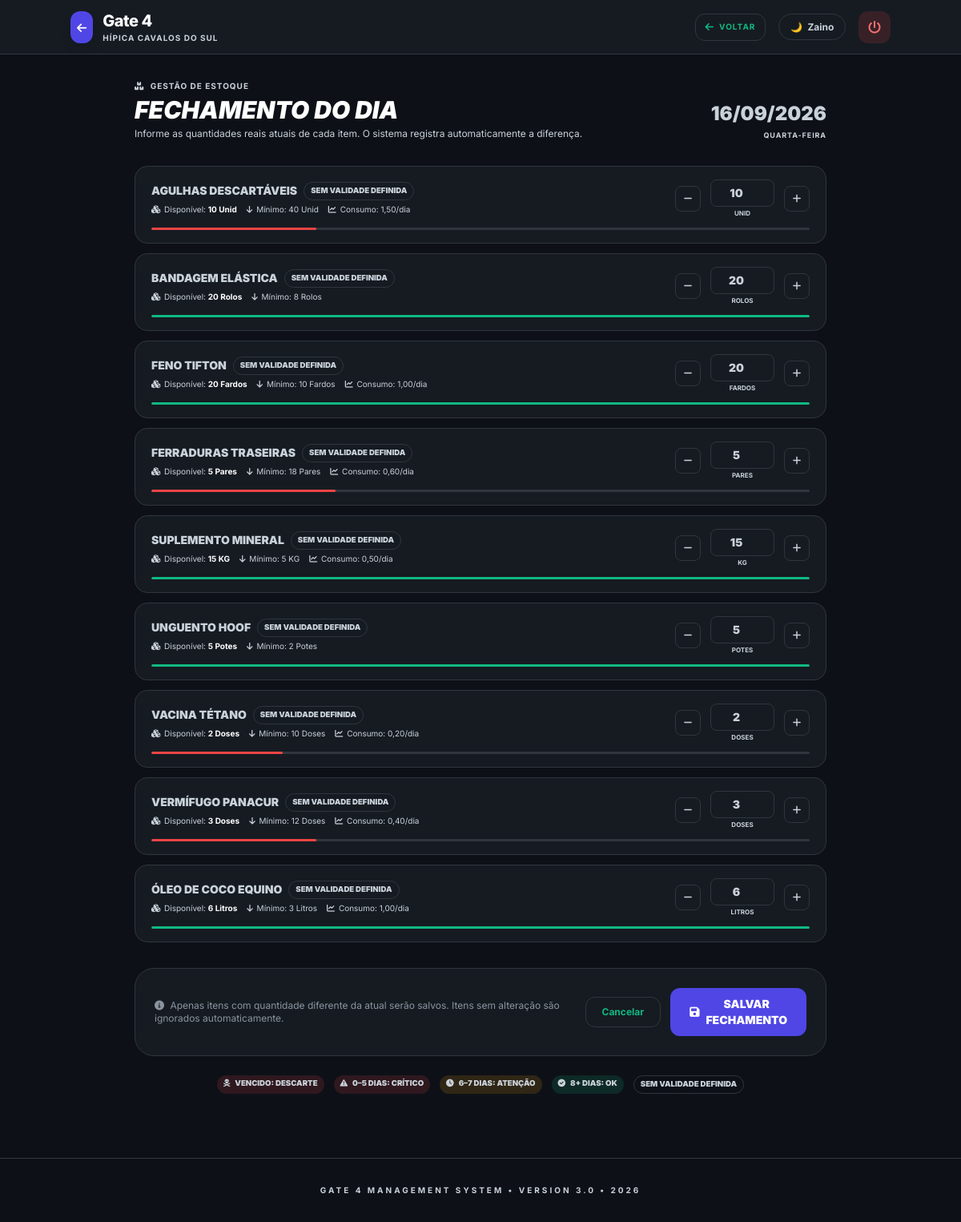
The app's page /estoque/fechamento/ (signed in) with its own data.
### gateagora/models.py (models this page shows, shortened)
class Empresa(models.Model):
    nome = models.CharField(max_length=100)
    logo = models.ImageField(upload_to='logos/', null=True, blank=True)
    cnpj = models.CharField(max_length=18, blank=True, null=True, help_text="CNPJ da Unidade")
    cidade = models.CharField(max_length=100, default="Cidade Exemplo")
    slug = models.SlugField(
        unique=True,
        help_text="Identificador único na URL (ex: haras-santa-fe)"
    )
    class Meta:
        indexes = [models.Index(fields=["slug"])]
        verbose_name = "Empresa 🏢"
        verbose_name_plural = "Empresas 🏢"

class ItemEstoque(models.Model):
    empresa = models.ForeignKey(Empresa, on_delete=models.CASCADE)
    nome = models.CharField(max_length=100)
    fornecedor_padrao = models.ForeignKey(
        'Fornecedor',
        on_delete=models.SET_NULL,
        null=True,
        blank=True,
        verbose_name="Fornecedor Padrão"
    )
    alerta_minimo = models.IntegerField(default=5)
    unidade = models.CharField(
        max_length=20,
        default="Unidade",
        help_text="Ex: KG, Sacos, Fardos"
    )
    fornecedor_contato = models.CharField(max_length=20, blank=True, verbose_name="Telefone do Fornecedor")
    lote_economico = models.IntegerField(
        default=0,
        blank=True,
        help_text="Quantidade padrão a pedir ao fornecedor"
    )
    consumo_diario = models.DecimalField(
        max_digits=6,
        decimal_places=2,
        default=0,
        help_text="Consumo médio diário (para calcular dias restantes)"
    )
    quantidade_atual = models.IntegerField(default=0)
    class Meta:
        indexes = [
            models.Index(fields=["empresa", "nome"]),
            models.Index(fields=["empresa", "quantidade_atual"]),
        ]
        verbose_name = "Item de Estoque 📦"
        verbose_name_plural = "Item estoques 📦"
    @property
    def quantidade_valida(self):
        hoje = timezone.localdate()
        lotes_ativos = self.lotes.filter(ativo=True)
        if not lotes_ativos.exists():
            return Decimal(str(self.quantidade_atual))
        resultado = lotes_ativos.filter(
            Q(data_validade__isnull=True) | Q(data_validade__gte=hoje)
        ).aggregate(total=Sum('quantidade'))['total']
        return Decimal(str(resultado or 0))

### gateagora/views.py (the view)
# urls.py: path('estoque/fechamento/',        views.fechamento_dia,     name='fechamento_dia'),
@login_required
def fechamento_dia(request):
    empresa = getattr(request, "empresa", request.user.perfil.empresa)
    hoje = timezone.localdate()
    itens_qs = (
        ItemEstoque.objects
        .filter(empresa=empresa)
        .prefetch_related('lotes')
    )
    itens_com_ajuste_hoje = set(
        MovimentacaoEstoque.objects
        .filter(empresa=empresa, data=hoje, tipo="ajuste")
        .values_list("item_id", flat=True)
    )
    for item in itens_qs:
        lotes_ativos = item.lotes.filter(ativo=True)
        lote = (
            lotes_ativos
            .exclude(data_validade__isnull=True)
            .order_by("data_validade")
            .first()
        )
        item.lote_numero  = lote.numero_lote if lote else None
        item.data_validade = lote.data_validade if lote else None
        item.esta_vencido = lotes_ativos.filter(
            data_validade__lt=hoje
        ).exists()
        datas_futuras = lotes_ativos.filter(
            data_validade__gte=hoje
        ).values_list("data_validade", flat=True)
        if datas_futuras:
            item.dias_para_vencer_calc = (min(datas_futuras) - hoje).days
        else:
            item.dias_para_vencer_calc = None
        item.quantidade_valida_calc = (
            lotes_ativos
            .filter(data_validade__gte=hoje)
            .aggregate(total=Sum("quantidade"))["total"] or 0
        )
        item.quantidade_atual_calc = (
            lotes_ativos
            .aggregate(total=Sum("quantidade"))["total"] or 0
        )
        item.ajuste_feito_hoje = item.id in itens_com_ajuste_hoje
    def _sort_key(item):
        if item.esta_vencido:
            return (0, 0, item.nome)
        if item.dias_para_vencer_calc is not None:
            return (1, item.dias_para_vencer_calc, item.nome)
        return (2, 9999, item.nome)
    itens = sorted(itens_qs, key=_sort_key)
    context = {
        "brand_name": BRAND_NAME,
        "empresa": empresa,
        "hoje": hoje,
        "itens": itens,
    }
    return render(request, "gateagora/fechamento_estoque.html", context)

### gateagora/views.py (called while the page is built)
def theme_context_processor(request):
    return {"current_theme": request.COOKIES.get("gate-theme", "zaino")}

### gateagora/templates/gateagora/fechamento_estoque.html (shortened to what this page needs)
{% load static %}
<!DOCTYPE html>
<html lang="pt-br">
<head>
  <script src="https://cdn.tailwindcss.com"></script>
  <link rel="stylesheet" href="https://cdnjs.cloudflare.com/ajax/libs/font-awesome/6.0.0/css/all.min.css"/>
  <link rel="stylesheet" href="{% static 'css/themes.css' %}">
</head>
<body>
<nav class="glass sticky top-0 z-50 px-6 py-3">
  <div class="container mx-auto flex justify-between items-center">
    <a href="{% url 'dashboard' %}" class="flex items-center gap-3 group">
      <div class="bg-indigo-600 p-2 rounded-xl shadow-lg group-hover:bg-indigo-700 transition">
        <i class="fa-solid fa-arrow-left text-white text-sm"></i>
      </div>
      <div>
        <h1 class="text-xl font-extrabold tracking-tight" style="color:var(--text-strong)">{{ brand_name|default:"Gate 4" }}</h1>
        <p class="text-[10px] font-bold uppercase tracking-widest" style="color:var(--text-muted)">{{ empresa.nome }}</p>
      </div>
    </a>
    <div class="flex items-center gap-4">
      <a href="{% url 'dashboard' %}"
         class="text-[10px] font-bold uppercase tracking-widest flex items-center gap-1.5 px-3 py-2 rounded-xl transition"
         style="background-color:var(--card-bg-alt);color:var(--text-muted);border:1px solid var(--border);">
        <i class="fa-solid fa-arrow-left text-xs"></i> Voltar
      </a>
      <button onclick="toggleHorseTheme()"
              style="background-color:var(--card-bg);border:1px solid var(--border);color:var(--text-main);padding:0.4rem 0.85rem;border-radius:9999px;display:flex;align-items:center;gap:0.4rem;font-size:0.75rem;font-weight:700;cursor:pointer;">
        <span id="theme-icon">🌙</span>
        <span id="theme-name">Zaino</span>
      </button>
      <form action="{% url 'logout' %}" method="post">
        <button type="submit" class="h-10 w-10 rounded-xl flex items-center justify-center transition group"
                style="background-color:rgba(239,68,68,0.15);color:#f87171;">
          <i class="fa-solid fa-power-off group-hover:rotate-90 transition duration-300"></i>
        </button>
      </form>
    </div>
  </div>
</nav>
<div class="container mx-auto px-4 py-8 max-w-4xl">
  <div class="mb-8 flex flex-col md:flex-row md:items-end md:justify-between gap-4">
    <div>
      <p class="text-[10px] font-bold uppercase tracking-widest mb-1" style="color:var(--indigo-text)">
        <i class="fa-solid fa-boxes-stacked mr-1"></i> Gestão de Estoque
      </p>
      <h2 class="text-3xl font-black uppercase italic" style="color:var(--text-strong)">Fechamento do Dia</h2>
      <p class="text-xs mt-1" style="color:var(--text-muted)">
        Informe as quantidades reais atuais de cada item. O sistema registra automaticamente a diferença.
      </p>
    </div>
    <div class="flex flex-col items-end gap-1">
      <span class="text-2xl font-black" style="color:var(--text-strong)">{{ hoje|date:"d/m/Y" }}</span>
      <span class="text-[9px] font-bold uppercase tracking-widest" style="color:var(--text-muted)">{{ hoje|date:"l" }}</span>
    </div>
  </div>
  <form action="{% url 'salvar_fechamento' %}" method="post">
    <div class="space-y-3 mb-8">
      {% for item in itens %}
      <div class="item-fechamento {% if item.ajuste_feito_hoje %}ajustado{% endif %}{% if item.esta_vencido %} vencido{% endif %}"
           id="item-row-{{ item.id }}">
        <div class="flex flex-col md:flex-row md:items-center gap-4">
          <div class="flex-1 min-w-0">
            <div class="flex items-center gap-2 flex-wrap">
              <span class="text-sm font-black uppercase" style="color:var(--text-strong)">{{ item.nome }}</span>
              {% if item.esta_vencido %}
                <span class="badge-dias badge-dias-critico">
                  <i class="fa-solid fa-skull-crossbones mr-0.5"></i> VENCIDO — DESCARTE
                </span>
              {% else %}
                <span class="badge-dias badge-dias-none">sem validade definida</span>
              {% endif %}
            </div>
            <div class="flex items-center gap-3 mt-1 text-[10px]" style="color:var(--text-muted)">
              <span>
                <i class="fa-solid fa-cubes mr-0.5"></i>
                Disponível:
                <strong style="color:{% if item.esta_vencido %}#ef4444{% else %}var(--text-main){% endif %}">
                  {{ item.quantidade_atual }} {{ item.unidade }}
                </strong>
              </span>
              <span>
                <i class="fa-solid fa-arrow-down mr-0.5"></i>
                Mínimo: {{ item.alerta_minimo }} {{ item.unidade }}
              </span>
              {% if item.consumo_diario %}
              <span>
                <i class="fa-solid fa-chart-line mr-0.5"></i>
                Consumo: {{ item.consumo_diario }}/dia
              </span>
              {% endif %}
            </div>
          </div>
          <div class="flex items-center gap-3 flex-shrink-0">
            <button type="button" class="btn-ajuste menos"
                    onclick="ajustarQtd({{ item.id }}, -1)" title="Reduzir 1">
              <i class="fa-solid fa-minus text-xs"></i>
            </button>
            <div class="flex flex-col items-center gap-0.5">
              <input type="number"
                     id="qtd-{{ item.id }}"
                     name="qtd_{{ item.id }}"
                     value="{{ item.quantidade_atual }}"
                     min="0"
                     class="w-20 py-1.5 text-sm font-black"
                     oninput="marcarAlterado({{ item.id }}, {{ item.quantidade_atual }})"
                     title="Quantidade atual de {{ item.nome }}">
              <span class="text-[8px] font-bold uppercase" style="color:var(--text-muted)">{{ item.unidade }}</span>
            </div>
            <button type="button" class="btn-ajuste mais"
                    onclick="ajustarQtd({{ item.id }}, 1)" title="Aumentar 1">
              <i class="fa-solid fa-plus text-xs"></i>
            </button>
          </div>
        </div>
        <div class="mt-3" id="progress-container-{{ item.id }}">
          {% if item.alerta_minimo > 0 %}
          <div class="w-full rounded-full overflow-hidden" style="height:3px;background-color:var(--border);">
            <div id="progress-bar-{{ item.id }}"
                 class="h-full rounded-full transition-all duration-300"
                 style="width: {% widthratio item.quantidade_valida item.alerta_minimo 100 %}%;
                        max-width:100%;
                        background-color:
                          {% if item.esta_vencido %}#ef4444
                          {% elif item.quantidade_valida <= item.alerta_minimo %}#ef4444
                          {% elif item.dias_para_vencer_calc is not None and item.dias_para_vencer_calc <= 7 %}#f59e0b
                          {% else %}#10b981{% endif %};">
            </div>
          </div>
          {% endif %}
        </div>
      </div>
      {% endfor %}
    </div>
    {% if itens %}
    <div class="card-static p-6 flex flex-col md:flex-row items-center justify-between gap-4">
      <div class="text-xs" style="color:var(--text-muted)">
        <i class="fa-solid fa-circle-info mr-1"></i>
        Apenas itens com quantidade diferente da atual serão salvos.
        Itens sem alteração são ignorados automaticamente.
      </div>
      <div class="flex items-center gap-3">
        <a href="{% url 'dashboard' %}"
           class="text-xs font-bold px-5 py-2.5 rounded-xl transition"
           style="background-color:var(--card-bg-alt);color:var(--text-muted);border:1px solid var(--border);">
          Cancelar
        </a>
        <button type="submit"
                class="flex items-center gap-2 text-sm font-black uppercase px-6 py-2.5 rounded-xl transition"
                style="background-color:#4f46e5;color:#fff;"
                onmouseover="this.style.backgroundColor='#4338ca';"
                onmouseout="this.style.backgroundColor='#4f46e5';">
          <i class="fa-solid fa-floppy-disk"></i> Salvar Fechamento
        </button>
      </div>
    </div>
    {% endif %}
  </form>
  <div class="mt-6 flex flex-wrap gap-3 justify-center">
    <span class="badge-dias badge-dias-critico"><i class="fa-solid fa-skull-crossbones mr-1"></i> Vencido: descarte</span>
    <span class="badge-dias badge-dias-critico"><i class="fa-solid fa-triangle-exclamation mr-1"></i> 0–5 dias: crítico</span>
    <span class="badge-dias badge-dias-atencao"><i class="fa-solid fa-clock mr-1"></i> 6–7 dias: atenção</span>
    <span class="badge-dias badge-dias-ok"><i class="fa-solid fa-circle-check mr-1"></i> 8+ dias: ok</span>
    <span class="badge-dias badge-dias-none">sem validade definida</span>
  </div>
</div>
<footer class="mt-12 py-8 text-center">
  <p class="text-[10px] font-bold uppercase tracking-[0.3em]" style="color:var(--text-muted)">Gate 4 Management System &bull; Version 3.0 &bull; 2026</p>
</footer>
</body>
</html>

### static/css/themes.css (style rules this page uses)
:root { --bg-main: #0d1117; --card-bg: #161b22; --card-alt: #1c2128; --text-main: #c9d1d9; --text-muted: #8b949e; --text-strong:#ffffff; --primary: #10b981; --border: #30363d; --alert-bg: rgba(255,255,255,0.03); --emerald-text: #10b981; --indigo-text: #818cf8; --amber-text: #fbbf24; --red-text: #f87171; --emerald-soft: rgba(16,185,129,0.10); --amber-soft: rgba(245,158,11,0.10); --red-soft: rgba(239,68,68,0.10); --indigo-soft: rgba(99,102,241,0.12); --white-soft: rgba(255,255,255,0.05); }
body { background-color: var(--bg-main) !important; color: var(--text-main) !important; transition: background-color 0.4s ease, color 0.4s ease; }
.card, .card-static, .glass, .bg-white, .bg-slate-900, .bg-neutral-900 { background-color: var(--card-bg) !important; border-color: var(--border) !important; color: var(--text-main) !important; }
h1, h2, h3, strong, .text-strong { color: var(--text-strong) !important; }
p, span, td, th, .text-muted { color: var(--text-main) !important; }
a, .text-primary { color: var(--primary) !important; }
nav.glass { background-color: var(--card-bg) !important; border-bottom: 1px solid var(--border) !important; }
footer { border-color: var(--border) !important; }
* { transition: background-color 0.3s ease, border-color 0.3s ease, color 0.3s ease; }

### gateagora/templates/gateagora/fechamento_estoque.html (style rules this page uses)
body { font-family: 'Inter', sans-serif; background-color: var(--bg-main); color: var(--text-main); transition: background-color 0.3s ease, color 0.3s ease; }
.card-static { background-color: var(--card-bg); border: 1px solid var(--border); border-radius: 1.5rem; }
.glass { background-color: var(--card-bg); border-bottom: 1px solid var(--border); backdrop-filter: blur(10px); }
.item-fechamento { background-color: var(--card-bg); border: 1px solid var(--border); border-radius: 1rem; padding: 1rem 1.25rem; transition: border-color 0.2s; }
input[type="number"] { border: 1.5px solid var(--border) !important; background-color: var(--card-bg) !important; color: var(--text-main) !important; border-radius: 0.5rem; transition: border-color 0.2s, box-shadow 0.2s; text-align: center; }
.badge-dias { font-size: 0.6rem; font-weight: 900; padding: 0.2rem 0.5rem; border-radius: 9999px; text-transform: uppercase; }
.badge-dias-critico { background-color: rgba(239,68,68,0.15); color: var(--red-text); }
.badge-dias-atencao { background-color: rgba(245,158,11,0.15); color: var(--amber-text); }
.badge-dias-ok { background-color: rgba(16,185,129,0.15); color: var(--emerald-text); }
.badge-dias-none { background-color: var(--card-bg-alt); color: var(--text-muted); border: 1px solid var(--border); }
.btn-ajuste { width: 2rem; height: 2rem; border-radius: 0.5rem; display: flex; align-items: center; justify-content: center; font-size: 1rem; font-weight: 900; cursor: pointer; transition: all 0.15s; border: 1px solid var(--border); background-color: var(--card-bg-alt); color: var(--text-main); }
footer { border-top: 1px solid var(--border) !important; }

### records on screen
Empresa: nome "HÍPICA CAVALOS DO SUL"
ItemEstoque: nome "AGULHAS DESCARTÁVEIS", shows "SEM VALIDADE DEFINIDA", quantidade_atual "10", unidade "Unid", alerta_minimo "40", consumo_diario "1,50", unidade "UNID"
ItemEstoque: nome "BANDAGEM ELÁSTICA", shows "SEM VALIDADE DEFINIDA", quantidade_atual "20", unidade "Rolos", alerta_minimo "8", unidade "ROLOS"
ItemEstoque: nome "FENO TIFTON", shows "SEM VALIDADE DEFINIDA", quantidade_atual "20", unidade "Fardos", alerta_minimo "10", consumo_diario "1,00", unidade "FARDOS"
ItemEstoque: nome "FERRADURAS TRASEIRAS", shows "SEM VALIDADE DEFINIDA", quantidade_atual "5", unidade "Pares", alerta_minimo "18", consumo_diario "0,60", unidade "PARES"
ItemEstoque: nome "SUPLEMENTO MINERAL", shows "SEM VALIDADE DEFINIDA", quantidade_atual "15", unidade "KG", alerta_minimo "5", consumo_diario "0,50"
ItemEstoque: nome "UNGUENTO HOOF", shows "SEM VALIDADE DEFINIDA", quantidade_atual "5", unidade "Potes", alerta_minimo "2", unidade "POTES"
ItemEstoque: nome "VACINA TÉTANO", shows "SEM VALIDADE DEFINIDA", quantidade_atual "2", unidade "Doses", alerta_minimo "10", consumo_diario "0,20", unidade "DOSES"
ItemEstoque: nome "VERMÍFUGO PANACUR", shows "SEM VALIDADE DEFINIDA", quantidade_atual "3", unidade "Doses", alerta_minimo "12", consumo_diario "0,40", unidade "DOSES"
ItemEstoque: nome "ÓLEO DE COCO EQUINO", shows "SEM VALIDADE DEFINIDA", quantidade_atual "6", unidade "Litros", alerta_minimo "3", consumo_diario "1,00", unidade "LITROS"

### other values on screen
{{ brand_name|default:"Gate 4" }} "Gate 4"
{{ hoje|date:"d/m/Y" }} "16/09/2026"
{{ hoje|date:"l" }} "QUARTA-FEIRA"
